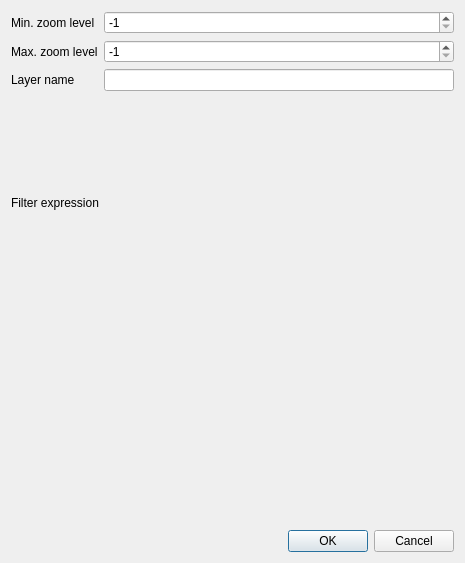
<?xml version="1.0" encoding="UTF-8"?>
<ui version="4.0">
 <class>QgsProcessingVectorTileWriterLayerDetailsWidget</class>
 <widget class="QWidget" name="QgsProcessingVectorTileWriterLayerDetailsWidget">
  <property name="geometry">
   <rect>
    <x>0</x>
    <y>0</y>
    <width>465</width>
    <height>563</height>
   </rect>
  </property>
  <layout class="QGridLayout" name="gridLayout">
   <item row="0" column="1">
    <widget class="QgsSpinBox" name="mSpinMinZoom">
     <property name="minimum">
      <number>-1</number>
     </property>
     <property name="maximum">
      <number>24</number>
     </property>
     <property name="value">
      <number>-1</number>
     </property>
    </widget>
   </item>
   <item row="0" column="0">
    <widget class="QLabel" name="label">
     <property name="text">
      <string>Min. zoom level</string>
     </property>
    </widget>
   </item>
   <item row="1" column="0">
    <widget class="QLabel" name="label_2">
     <property name="text">
      <string>Max. zoom level</string>
     </property>
    </widget>
   </item>
   <item row="1" column="1">
    <widget class="QgsSpinBox" name="mSpinMaxZoom">
     <property name="minimum">
      <number>-1</number>
     </property>
     <property name="maximum">
      <number>24</number>
     </property>
     <property name="value">
      <number>-1</number>
     </property>
    </widget>
   </item>
   <item row="2" column="0">
    <widget class="QLabel" name="label_3">
     <property name="text">
      <string>Layer name</string>
     </property>
    </widget>
   </item>
   <item row="2" column="1">
    <widget class="QLineEdit" name="mEditLayerName"/>
   </item>
   <item row="3" column="0" colspan="2">
    <widget class="QLabel" name="label_4">
     <property name="text">
      <string>Filter expression</string>
     </property>
    </widget>
   </item>
   <item row="4" column="0" colspan="2">
    <widget class="QgsExpressionLineEdit" name="mEditFilterExpression" native="true"/>
   </item>
   <item row="5" column="0" colspan="2">
    <widget class="QDialogButtonBox" name="mButtonBox">
     <property name="standardButtons">
      <set>QDialogButtonBox::Cancel|QDialogButtonBox::Ok</set>
     </property>
    </widget>
   </item>
  </layout>
 </widget>
 <customwidgets>
  <customwidget>
   <class>QgsSpinBox</class>
   <extends>QSpinBox</extends>
   <header>qgsspinbox.h</header>
  </customwidget>
  <customwidget>
   <class>QgsExpressionLineEdit</class>
   <extends>QWidget</extends>
   <header>qgsexpressionlineedit.h</header>
   <container>1</container>
  </customwidget>
 </customwidgets>
 <resources/>
 <connections/>
</ui>
